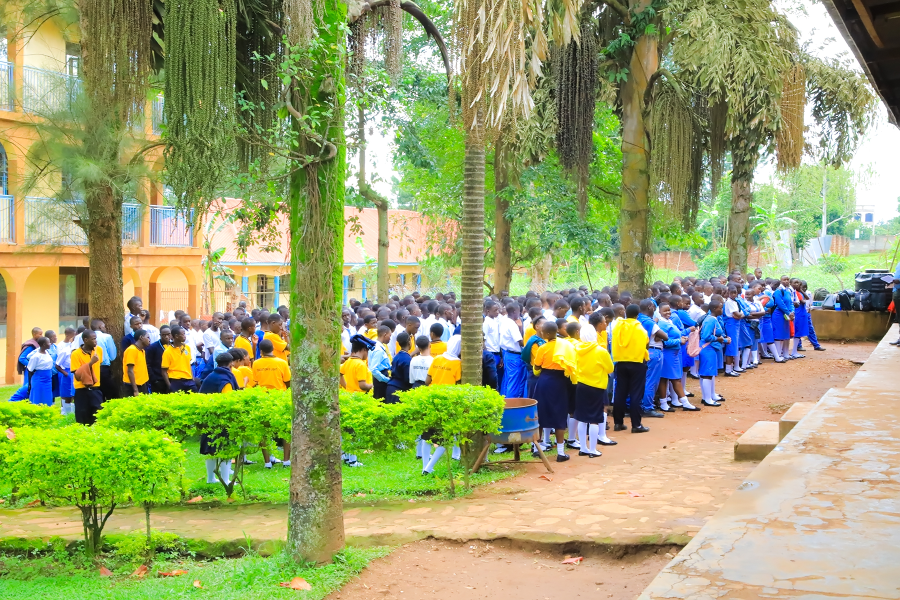
#> input picture public/parade1.JPG, 1800 x 1200 px (shown at 1/2 size)
$ python compress_gallery_images.py
#> lines starting #> are read from the running program, lines starting #| are printed output that depends on the picture
from PIL import Image
from pathlib import Path

root = Path('public')
files = [
    'parade1.JPG','parade2.JPG','class1.JPG','mass1.JPG','mass2.JPG','mass3.JPG',
    'choir1.JPG','choir2.JPG','sportsWear1.JPG','sportsWear2.JPG','class2.JPG','class3.JPG','class4.JPG',
    'cullture1.JPG','culture2.JPG','team1.JPG','team2.JPG','team3.JPG'
]

for name in files:
    path = root / name
    if not path.exists():
        continue
    out = root / f"{Path(name).stem}-compressed.jpg"
    with Image.open(path) as img:
#> img is the input picture: PIL image 1800x1200 RGB; mean R, G, B 153.5, 162, 109.8
        img = img.convert('RGB')
        max_dim = 900
        w, h = img.size
#> w = 1800; h = 1200
        if max(w, h) > max_dim:
            scale = max_dim / max(w, h)
#> scale = 0.5
            img = img.resize((int(w * scale), int(h * scale)))
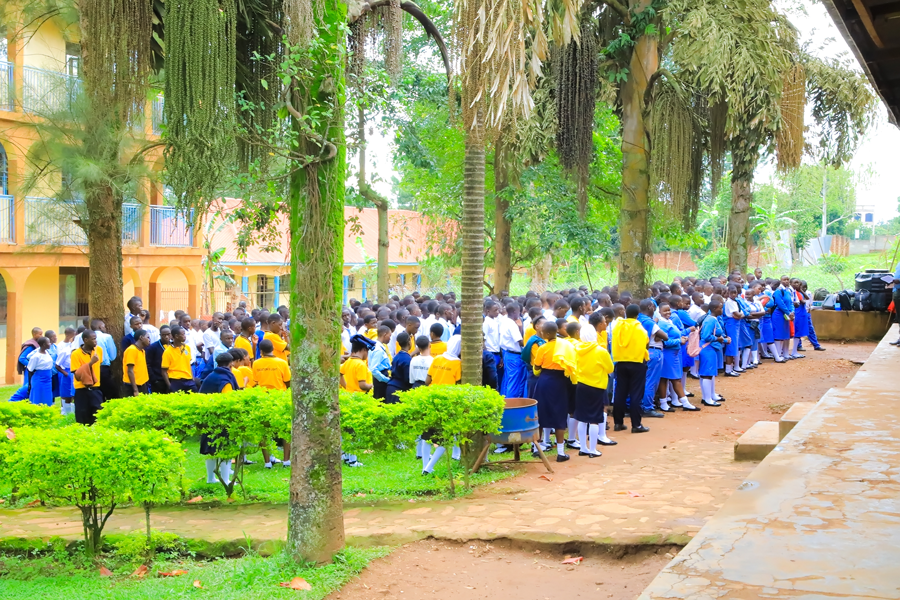
#> img: PIL image 900x600 RGB; mean R, G, B 153.5, 161.9, 109.8
        img.save(out, 'JPEG', quality=70, optimize=True)
        print(f'created {out}')
